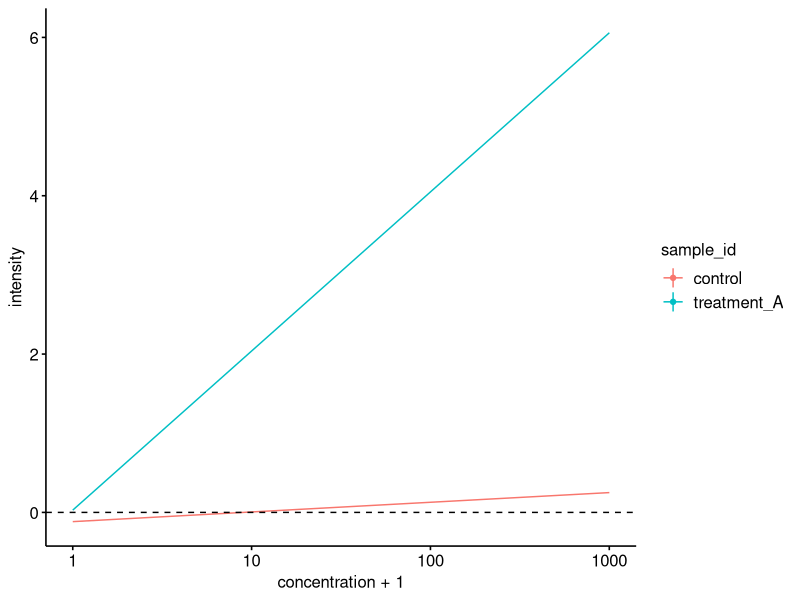

Reproduce this figure in R. (Note: this script raises an error after producing the figure.)
## ---- chunk 1
knitr::opts_chunk$set(echo = TRUE)
## ---- chunk 2
library(tidyverse)
## ---- chunk 3

# === simulate some linear dose ~ response data with noise ===

# --- number of concentrations measured ---

dose <- c(10**(3:0), 0)
names(dose) <- paste("conc", c(1:(length(dose) - 1), 0), sep = "_")

# --- number of conditions measured ---

# effect sizes
cond <- rep(c(0, 2, 40, 10, 0), each = 2)
names(cond) <- paste(rep(c("control", paste("treatment", LETTERS[1:4], sep = "_")), 
                         each = 2), c(1, 2), sep = ".")

# generate random table (set 1)

set.seed(1757)

sapply(cond, function(i) rnorm(dose, mean = i * log10(dose + 1), sd = .4) )%>% 
  round(digits = 3) %>% 
  data.frame(row.names = names(dose)) %>% t %>% 
  data.frame() %>% 
  cbind(table_id = paste("table", rep(c(1, 1, 2, 2, 3), each = 2), sep = "_")) %>% 
  as_tibble(rownames = "sample_id") %>% 
  separate("sample_id", sep = "\\.", into = c("sample_id", "replicate_id")) %>% 
  mutate(replicate_id = str_c("replicate_", replicate_id)) -> all_plates.1

# generate random table (set 2)

set.seed(8041)

sapply(cond, function(i) rnorm(dose, mean = i * log10(dose + 1), sd = .4) )%>% 
  round(digits = 3) %>% 
  data.frame(row.names = names(dose)) %>% t %>% 
  as_tibble(rownames = "exp_id") %>%
  select(exp_id, conc_2, conc_0) -> all_plates.2

# plate_1 is wide without assignments

plate_1 <- all_plates.1 %>% 
  filter(table_id == "table_1") %>% select(-table_id) %>% 
  as.data.frame()

# plate_2 is wide with assignments

plate_2 <- all_plates.1 %>% 
  filter(table_id == "table_2") %>% select(-table_id) %>% 
  as.data.frame()

# plate_3 is wide with assignments, but mixed

plate_3 <- all_plates.1 %>% 
  filter(table_id == "table_3") %>% select(-table_id) %>% 
  select(sample_id, replicate_id, conc_1, conc_3, conc_2, conc_4, conc_0) %>% 
  as.data.frame()

# plate_4 is randomized order different style without treatment_D.2 and
# replicate .A is systematically higher (for treatments) than the others

set.seed(53108)

plate_4 <- all_plates.2 %>% 
  filter(exp_id != "treatment_D.2") %>% 
  group_split(str_detect(exp_id, "^t.+1$"), keep = FALSE) %>% 
  modify_at(2, ~mutate_at(., vars(starts_with("conc")), list(~ . * rnorm(., mean = 2)))) %>% 
  bind_rows() %>%
  separate(exp_id, into = c("sample_id", "replicate_id"), sep = "\\.") %>% 
  mutate(replicate_id = str_c("rep.", LETTERS[as.numeric(replicate_id)])) %>% 
  pivot_longer(starts_with("conc"), names_to = "concentration") %>% 
  pivot_wider(id_cols = c("sample_id", "concentration"), names_from = replicate_id) %>% 
  unite("exp_id", sample_id, concentration, sep = ".") %>% 
  sample_n(nrow(.)) %>% 
  as.data.frame()

rm(cond, list = ls(pattern = "all_plates"))

# print the unlabelled table (works also with plate_2 etc.)

plate_1 %>% 
  mutate(anonymous = str_c("<b>", 1:nrow(.), "</b>")) %>% 
  select(-ends_with("id")) %>% 
  select("anonymous", everything()) %>% 
  knitr::kable(format = "markdown", align = "c",
               col.names = c(" ", LETTERS[1:ncol(.) - 1]))
## ---- chunk 4
plate_1 %>% 
  mutate_at(vars(ends_with("id")), ~str_c("<b>", ., "</b>")) %>% 
  knitr::kable(format = "markdown", align = "c",
               col.names = c(" ", " ", colnames(.)[3:ncol(.)]))
## ---- chunk 5
plate_1 %>% 
  # -- start counting --
  gather(key = "concentration", value = "intensity", -sample_id, -replicate_id) %>% 
  mutate(concentration = str_c(dose[concentration], " µM")) %>% 
  group_by(sample_id, concentration) %>% 
  summarize(mean = round(mean(intensity), 3), sd = round(sd(intensity), 3)) %>% 
  # -- stop counting --
  knitr::kable(format = "markdown", align = "r")
## ---- chunk 6
plate_1 %>% 
  gather(key = "concentration", value = "intensity", -sample_id, -replicate_id) %>% 
  mutate(concentration = dose[concentration]) %>% 
  # -- start counting --
  ggplot(aes(x = concentration + 1, y = intensity, color = sample_id)) +
  geom_smooth(method = lm, se = FALSE, size = .5) +
  geom_hline(yintercept = 0, linetype = "dashed") +
  stat_summary(fun.data = mean_sdl, geom = "linerange") +
  stat_summary(fun.data = mean_sdl, geom = "point") +
  scale_x_log10() + 
  # -- stop counting --
  theme_classic(base_size = 12) + theme(
    axis.ticks  = element_line(colour = "black"),
    axis.text   = element_text(size = 12, colour = "black"),
    legend.text = element_text(size = 12)
  )
## ---- chunk 7
plate_1 <- plate_1 %>% 
  select_at(vars(starts_with("conc"))) %>% 
  as.data.frame()

colnames(plate_1) <- LETTERS[1:ncol(plate_1)]

# save some plates as csv

lapply(ls(pattern = "plate_[1-3]"), function(x) write_csv(
  eval(as.name(x)), path = str_c("./part_10-working_with_tables_files/", x, ".csv")))

# save assignments as RData

save(plate_4, dose, file = "./part_10-working_with_tables_files/plates.RData")

rm("dose", list = ls(pattern = "plate_"))
